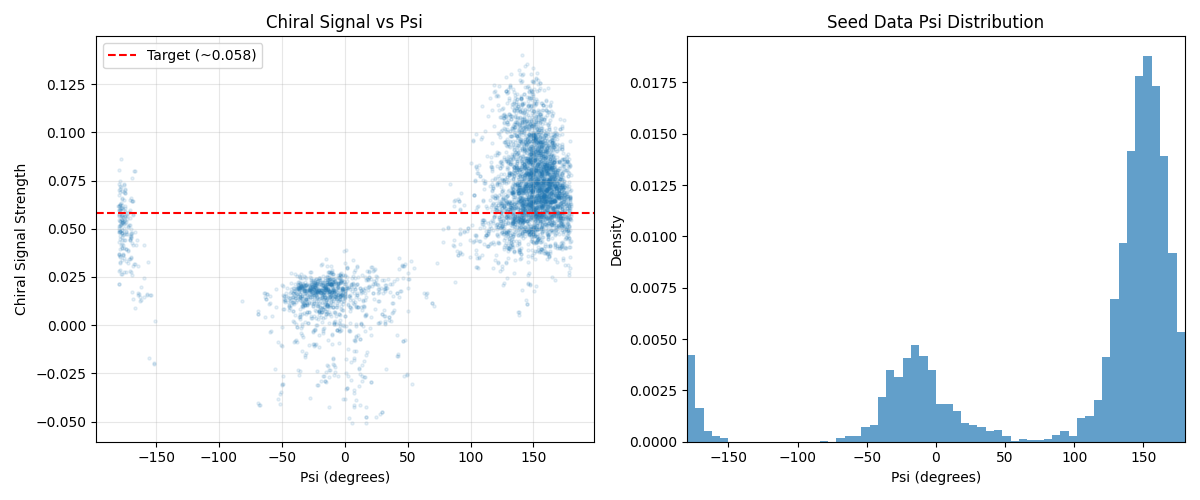

Recreate this plot in Python.

import torch
import numpy as np
import matplotlib.pyplot as plt
import mdtraj as md
from pathlib import Path
from metastategen.models.features import compute_chiral_volume_signal
from metastategen.utils.geometry import compute_dihedrals, rad2deg

def main():
    print("Investigating Psi Collapse...")
    
    # 1. Load Reference Data (MD Trajectory or Seed)
    # We use the raw PDB but better to use the training seed if possible.
    # Let's use the actual AL seed file.
    seed_path = Path("data/processed/ala2/split_12/al_seed.pt")
    if not seed_path.exists():
        print("Seed not found, using huge MDshare data (might be slow)...")
        # Fallback to PDB for structure then generate random valid batch? 
        # Or load raw?
        import mdshare
        pdb_path = "data/raw/alanine-dipeptide-nowater.pdb"
        # Dummy: Just use PDB and Perturb?
        # Better: Load the validation set for a representative distribution.
        val_path = Path("data/processed/ala2/split_12/val_set.pt")
        data = torch.load(val_path)["positions"]
    else:
        print(f"Loading Seed: {seed_path}")
        data = torch.load(seed_path)["positions"]
        
    print(f"Loaded {len(data)} frames.")
    
    # 2. Compute Chiral Signal (Raw scale assumed)
    # data is usually raw in .pt files
    # compute_chiral_volume_signal expects raw unless scaled.
    # Pass scale_factor=1.0 just to be sure.
    
    signals = compute_chiral_volume_signal(data, scale_factor=1.0).mean(dim=1) # [B]
    
    # 3. Compute Psi
    # Need indices.
    from metastategen.utils.pdb import get_ala2_heavy_atom_indices
    pdb_path = Path("data/raw/alanine-dipeptide-nowater.pdb")
    phi_idx, psi_idx = get_ala2_heavy_atom_indices(pdb_path)
    
    indices = torch.tensor([phi_idx, psi_idx], dtype=torch.long)
    rads = compute_dihedrals(data, indices)
    degs = rad2deg(rads)
    degs = (degs + 180.0) % 360.0 - 180.0
    
    phi = degs[:, 0].numpy()
    psi = degs[:, 1].numpy()
    sig = signals.cpu().numpy()
    
    # 4. Analysis
    # A) Correlation Plot
    plt.figure(figsize=(12, 5))
    
    plt.subplot(1, 2, 1)
    plt.scatter(psi, sig, s=5, alpha=0.1)
    plt.xlabel("Psi (degrees)")
    plt.ylabel("Chiral Signal Strength")
    plt.title("Chiral Signal vs Psi")
    plt.grid(True, alpha=0.3)
    
    # Plot the Target Value used in loop (approx 0.10)
    target_val = sig.mean() # Assuming we conditioned on mean of seed
    plt.axhline(target_val, color='r', linestyle='--', label=f"Target (~{target_val:.3f})")
    plt.legend()
    
    # B) Seed Distribution
    plt.subplot(1, 2, 2)
    plt.hist(psi, bins=60, range=(-180, 180), density=True, alpha=0.7)
    plt.xlabel("Psi (degrees)")
    plt.ylabel("Density")
    plt.title("Seed Data Psi Distribution")
    plt.xlim(-180, 180)
    
    plt.tight_layout()
    plt.savefig("demo/investigate_psi_collapse.png")
    print("Saved plot to demo/investigate_psi_collapse.png")
    
    # Stats
    print("\n--- Statistics ---")
    print(f"Target Signal Mean: {target_val:.4f}")
    
    # Check signal variation across regions
    # Define Regions
    # Beta/C5: |Psi| > 120
    # C7eq: 0 < Psi < 120 (rough)
    # Alpha: -120 < Psi < 0 (rough)
    
    mask_beta = np.abs(psi) > 120
    mask_c7eq = (psi > 0) & (psi < 120)
    mask_alpha = (psi > -90) & (psi < 0) # Rough definition of Alpha region
    
    sig_beta = sig[mask_beta]
    sig_c7eq = sig[mask_c7eq]
    sig_alpha = sig[mask_alpha]
    
    print(f"Beta (|Psi|>120) Count: {len(sig_beta)}")
    print(f"Beta Signal Mean: {sig_beta.mean():.4f} +/- {sig_beta.std():.4f}")
    
    print(f"C7eq (0<Psi<120) Count: {len(sig_c7eq)}")
    print(f"C7eq Signal Mean: {sig_c7eq.mean():.4f} +/- {sig_c7eq.std():.4f}")
    
    print(f"Alpha (-90<Psi<0) Count: {len(sig_alpha)}")
    if len(sig_alpha) > 0:
        print(f"Alpha Signal Mean: {sig_alpha.mean():.4f} +/- {sig_alpha.std():.4f}")
    else:
        print("Alpha Signal Mean: N/A (No points in seed)")
    
    diff = abs(sig_beta.mean() - sig_c7eq.mean())
    print(f"Signal Difference: {diff:.4f}")
    
    if diff > 0.05: # Arbitrary threshold
        print("\n[CONCLUSION] Chiral Signal varies significantly with Psi!")
        print("Conditions on 'Mean Signal' might favor one basin over another.")
    else:
        print("\n[CONCLUSION] Chiral Signal is relatively independent of Psi.")

if __name__ == "__main__":
    main()
